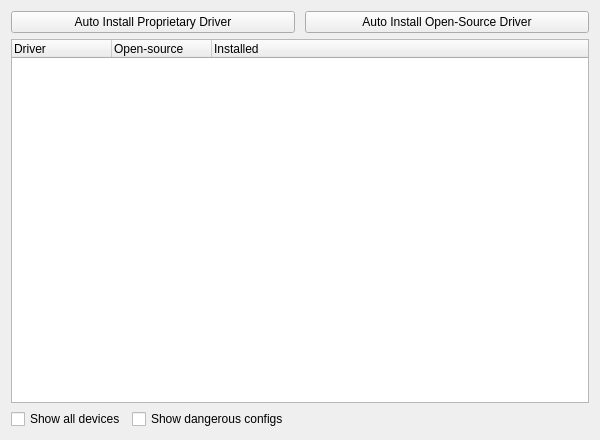
<?xml version="1.0" encoding="UTF-8"?>
<ui version="4.0">
 <class>PageMhwd</class>
 <widget class="QWidget" name="PageMhwd">
  <property name="geometry">
   <rect>
    <x>0</x>
    <y>0</y>
    <width>600</width>
    <height>440</height>
   </rect>
  </property>
  <property name="windowTitle">
   <string notr="true"/>
  </property>
  <layout class="QVBoxLayout" name="verticalLayout_3">
   <property name="leftMargin">
    <number>11</number>
   </property>
   <property name="topMargin">
    <number>11</number>
   </property>
   <property name="rightMargin">
    <number>11</number>
   </property>
   <property name="bottomMargin">
    <number>11</number>
   </property>
   <item>
    <layout class="QHBoxLayout" name="horizontalLayout" stretch="0,0">
     <property name="spacing">
      <number>10</number>
     </property>
     <item>
      <widget class="QPushButton" name="buttonInstallNonFree">
       <property name="text">
        <string>Auto Install Proprietary Driver</string>
       </property>
      </widget>
     </item>
     <item>
      <widget class="QPushButton" name="buttonInstallFree">
       <property name="text">
        <string>Auto Install Open-Source Driver</string>
       </property>
      </widget>
     </item>
    </layout>
   </item>
   <item>
    <layout class="QVBoxLayout" name="verticalLayout_2">
     <item>
      <widget class="QTreeWidget" name="treeWidget">
       <property name="styleSheet">
        <string notr="true">QPushButton color rgb(0, 0, 255)</string>
       </property>
       <property name="iconSize">
        <size>
         <width>36</width>
         <height>36</height>
        </size>
       </property>
       <property name="allColumnsShowFocus">
        <bool>true</bool>
       </property>
       <column>
        <property name="text">
         <string>Driver</string>
        </property>
       </column>
       <column>
        <property name="text">
         <string>Open-source</string>
        </property>
       </column>
       <column>
        <property name="text">
         <string>Installed</string>
        </property>
       </column>
      </widget>
     </item>
     <item>
      <layout class="QHBoxLayout" name="horizontalLayout2"/>
     </item>
    </layout>
   </item>
   <item>
    <layout class="QHBoxLayout" name="horizontalLayout_4" stretch="0,1">
     <item alignment="Qt::AlignLeft">
      <widget class="QCheckBox" name="checkBoxShowAll">
       <property name="text">
        <string>Show all devices</string>
       </property>
      </widget>
     </item>
     <item>
      <widget class="QCheckBox" name="checkBoxShowDangerous">
       <property name="text">
        <string>Show dangerous configs</string>
       </property>
      </widget>
     </item>
    </layout>
   </item>
  </layout>
  <action name="installAction">
   <property name="text">
    <string>Install</string>
   </property>
  </action>
  <action name="removeAction">
   <property name="text">
    <string>Remove</string>
   </property>
  </action>
  <action name="reinstallAction">
   <property name="text">
    <string>Reinstall</string>
   </property>
  </action>
 </widget>
 <resources/>
 <connections/>
</ui>
